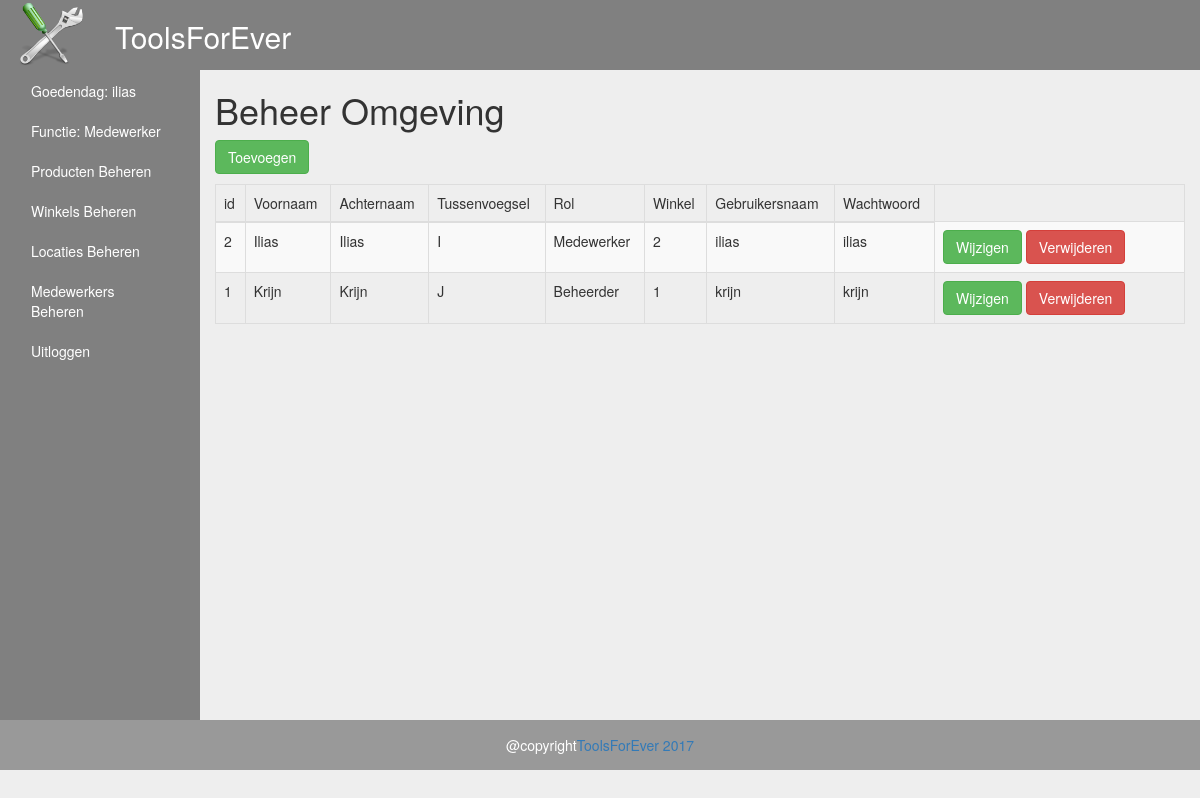
The app's page /Beheer/gebruikers.php (signed in) with its own data.
### tables this page shows
CREATE TABLE `gebruikers` (
  `id` int(11) NOT NULL,
  `gebruikersnaam` varchar(255) NOT NULL,
  `wachtwoord` varchar(255) NOT NULL,
  `voorletters` varchar(255) NOT NULL,
  `tussenvoegsel` varchar(255) NOT NULL,
  `voornaam` varchar(255) NOT NULL,
  `achternaam` varchar(255) NOT NULL,
  `rol` varchar(100) NOT NULL,
  `winkelid` int(11) NOT NULL
);

### Beheer/gebruikers.php (the view, shortened to what this page needs)
<!DOCTYPE html>
<html>
<head>
    <link rel="stylesheet" href="https://maxcdn.bootstrapcdn.com/bootstrap/3.3.7/css/bootstrap.min.css">
	<link rel="stylesheet" href="../styles.css">
</head>
	<body>
		<div class="bggrijs">
			<div class="container-fluid">
				<div class="row">
					<div class="col-sm-1">
						<a href="index.php"><img src="../images/logo.png" class="img-responsive"></a>
					</div>
					<div class="col-sm-1">
									<h2 class="hoofdtekst">ToolsForEver</h2>
					</div>
				</div>
			</div>
		   </div>
		<div class="container-fluid">
		  <div class="row">
			<div class="col-sm-3 col-lg-2 headgrijs">
			  <?php include_once("admin_header.php"); ?>
			</div>
			<div class="col-sm-9 col-lg-10">
			  <h1>Beheer Omgeving</h1>
			  <?php
		include_once("connectie.php");
		?>
						<p>
							<a href="gebruikertoevoegen.php" class="btn btn-success">Toevoegen</a>
						</p>
						<table class="table table-striped table-bordered">
							  <thead>
								<tr>
									<td>id</td>
									<td>Voornaam</td>
									<td>Achternaam</td>
									<td>Tussenvoegsel</td>
									<td>Rol</td>
									<td>Winkel</td>
									<td>Gebruikersnaam</td>
									<td>Wachtwoord</td>
								</tr>
							  </thead>
							  <tbody>
							  <?php
							   $conn = new PDO("mysql:host=$servername;dbname=$dbname", $username, $password);
							   $sql = 'SELECT * FROM gebruikers ORDER BY id DESC';
							   foreach ($conn->query($sql) as $row) {
										echo '<tr>';
										echo '<td>'. $row['id'] . '</td>';
										echo '<td>'. $row['voornaam'] . '</td>';
										echo '<td>'. $row['achternaam'] . '</td>';
										echo '<td>'. $row['tussenvoegsel'] . '</td>';
										echo '<td>'. $row['rol'] . '</td>';
										echo '<td>'. $row['winkelid'] . '</td>';
										echo '<td>'. $row['gebruikersnaam'] . '</td>';
										echo '<td>'. $row['wachtwoord'] . '</td>';
										echo '<td width=250>';
										echo '<a class="btn btn-success" href="wijziggebruiker.php?id='.$row['id'].'">Wijzigen</a>';
										echo '<a class="btn btn-danger" href="verwijdergebruiker.php?id='.$row['id'].'">Verwijderen</a>';
										echo '</td>';
										echo '</tr>';
							   }
							  ?>
							  </tbody>
						</table>
			</div>
		  </div>
		</div>
		<?php include_once("../footer.php"); ?>
	</body>
</html>

### styles.css (style rules this page uses)
body { background-color: #eee; }
.bggrijs { background-color:grey; }
.hoofdtekst { color:#fff; }
.headgrijs { background-color:grey; height:650px; }

### records on screen
gebruikers: id "2", voornaam "Ilias", achternaam "Ilias", tussenvoegsel "I", rol "Medewerker", winkelid "2", gebruikersnaam "ilias", wachtwoord "ilias"
gebruikers: id "1", voornaam "Krijn", achternaam "Krijn", tussenvoegsel "J", rol "Beheerder", winkelid "1", gebruikersnaam "krijn", wachtwoord "krijn"

### other values on screen
$_SESSION['sessie_gebruikersnaam'] "ilias"
$_SESSION['sessie_rol'] "Medewerker"
